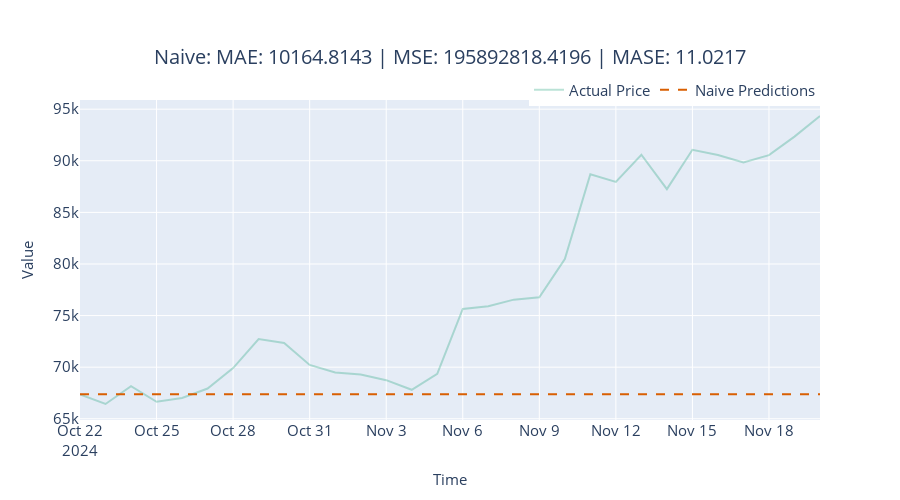

Source (notebook cell):
### Code cell
fig = plot_forecast(pred_df, forecast_columns=["naive_predictions"], forecast_display_names=['Naive Predictions'])
fig = format_plot(fig, title=f"Naive: MAE: {metrics['MAE']:.4f} | MSE: {metrics['MSE']:.4f} | MASE: {metrics['MASE']:.4f} ")
fig.show()
